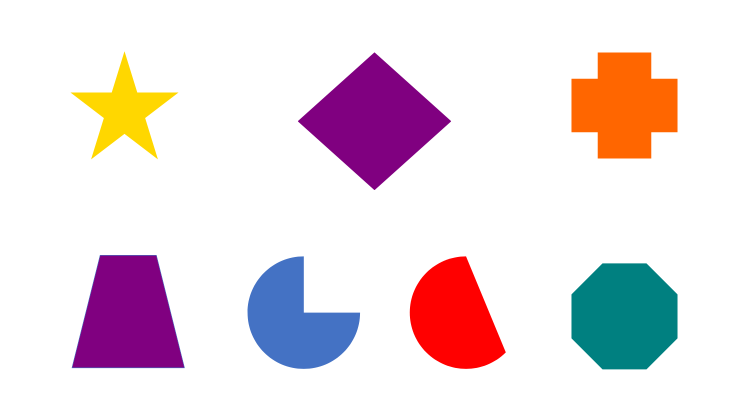
#> input picture images/shapes.png, 1497 x 838 px, found by its file name (shown at 1/2 size)
$ python all_detection.py
#> lines starting #> are read from the running program, lines starting #| are printed output that depends on the picture; after the words box and inside, x2 and y2 are one past the last pixel; in counts of white or black regions, pixels touching at a corner belong together
import cv2
import numpy as np
from picamera2 import Picamera2

# ==========================================
# 1. ARROW DIRECTION HELPER
# ==========================================
# [78 lines left out: functions get_arrow_direction, merge_nearby_contours, not called in this run]


# ==========================================
# 3. GEOMETRY TEMPLATES (Shapes & Arrows)
# ==========================================
reference_files = [
    {
        "filepath": '/home/raspberrypi/line_following_opencv/images/shapes.png',
        "names": ["Star", "Diamond", "Cross", "Trapezoid", "3/4 Semicircle", "Semicircle", "Octagon"]
    },
    {
        "filepath": '/home/raspberrypi/line_following_opencv/images/arrow.png',
        "names": ["Arrow"]
    }
]

geo_templates = []
reference_displays = []
print("\n--- LEARNING REFERENCE SHAPES (GEOMETRY) ---")

for ref_data in reference_files:
    file_path = ref_data["filepath"]
    shape_names = ref_data["names"]

    ref_img = cv2.imread(file_path)
#> ref_img is the input picture: shape (838, 1497, 3); mean B, G, R 225.7, 220.9, 234.8
    if ref_img is None:
        print(f"ERROR: Could not load shape image at {file_path}. Skipping.")
        continue

    print(f"Processing: {file_path}")
    ref_copy = ref_img.copy()

    ref_hsv = cv2.cvtColor(ref_img, cv2.COLOR_BGR2HSV)
#> ref_hsv: shape (838, 1497, 3); mean H, S, V 15.7, 43.8, 241.7
    _, ref_saturation, _ = cv2.split(ref_hsv)
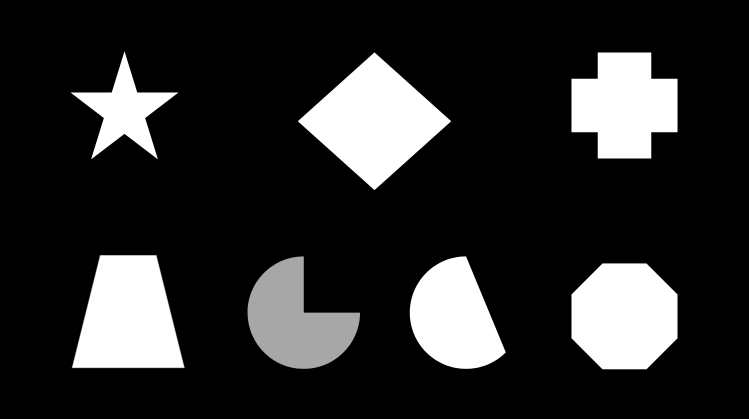
#> ref_saturation: shape (838, 1497) (shown at 1/2 size); min 0, max 255, mean 43.8
    ref_blur = cv2.GaussianBlur(ref_saturation, (15, 15), 0)
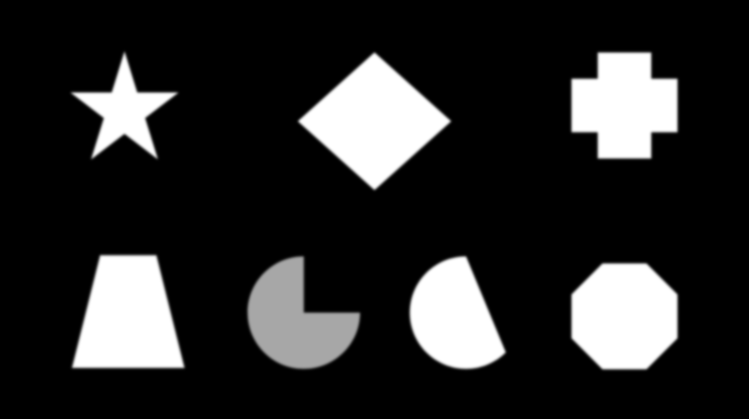
#> ref_blur: shape (838, 1497) (shown at 1/2 size); min 0, max 255, mean 43.8
    _, ref_threshold = cv2.threshold(ref_blur, 50, 255, cv2.THRESH_BINARY)
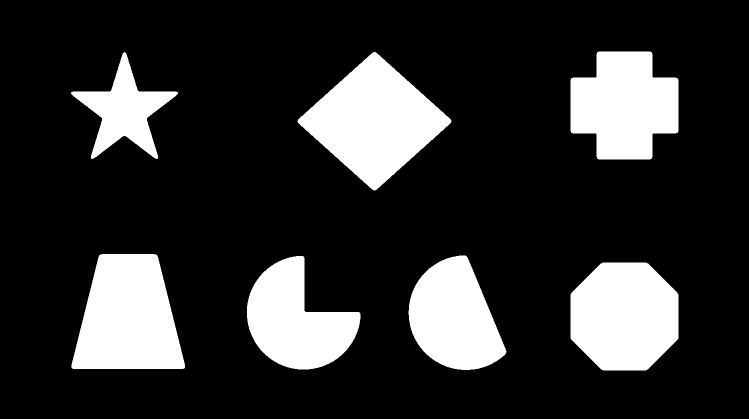
#> ref_threshold: shape (838, 1497) (shown at 1/2 size); 18.9% white; 7 white regions, largest, box (x1, y1, x2, y2) and area: (595, 104, 903, 381) 44060, (143, 508, 370, 738) 39864, (1141, 525, 1357, 741) 38698

    kernel = np.ones((25, 25), np.uint8)
    ref_threshold = cv2.morphologyEx(ref_threshold, cv2.MORPH_CLOSE, kernel)
#> ref_threshold: shape (838, 1497); 18.9% white; 7 white regions

    ref_contours, _ = cv2.findContours(ref_threshold, cv2.RETR_EXTERNAL, cv2.CHAIN_APPROX_SIMPLE)
#> ref_contours = 7 contours; box (x1, y1, x2, y2) and area: (595, 104, 903, 381) 43748, (143, 508, 370, 738) 39468, (1141, 525, 1357, 741) 38392, (1141, 103, 1357, 319) 35357, (494, 512, 721, 739) 30454, (817, 511, 1013, 740) 30447, (142, 104, 356, 318) 16914
    valid_contours = [c for c in ref_contours if 100 < cv2.contourArea(c) < (ref_img.shape[0] * ref_img.shape[1] * 0.9)]
#> valid_contours has the same summary as ref_contours
    valid_contours = sorted(valid_contours, key=lambda c: (cv2.boundingRect(c)[1] // 50, cv2.boundingRect(c)[0]))

    for i, cnt in enumerate(valid_contours):
        name = shape_names[i] if i < len(shape_names) else f"Extra Shape {i}"

        hull = cv2.convexHull(cnt)
        hull_area = cv2.contourArea(hull)
        solidity = cv2.contourArea(cnt) / hull_area if hull_area > 0 else 0

        rect = cv2.minAreaRect(cnt)
        (w, h) = rect[1]
        aspect_ratio = max(w, h) / min(w, h) if min(w, h) > 0 else 0
        rect_area = w * h
        extent = cv2.contourArea(cnt) / rect_area if rect_area > 0 else 0

        perimeter = cv2.arcLength(cnt, True)
        circularity = (4 * np.pi * cv2.contourArea(cnt)) / (perimeter ** 2) if perimeter > 0 else 0

        geo_templates.append({
            "name": name,
            "contour": cnt,
            "solidity": solidity,
            "aspect_ratio": aspect_ratio,
            "circularity": circularity,
            "extent": extent
        })
        print(f"  -> Learned: {name}")

        bx, by, bw, bh = cv2.boundingRect(cnt)
        cv2.rectangle(ref_copy, (bx, by), (bx + bw, by + bh), (255, 0, 0), 2)
        cv2.putText(ref_copy, name, (bx, by - 10), cv2.FONT_HERSHEY_SIMPLEX, 0.6, (255, 0, 0), 2)
#> this loop made 7 passes
#> (name, hull_area, solidity, rect, w, h, aspect_ratio, rect_area) on passes 1 to 7: ('Star', 31567, 0.536, ((248.5, 210.5), (213, 213), -90), 213, 213, 1, 45369), ('Diamond', 44023, 0.994, ((748.5, 242), (209.5, 230.7), -48.01), 209.5, 230.7, 1.1, 48343.5), ('Cross', 40171, 0.88, ((1248.5, 210.5), (215, 215), -90), 215, 215, 1, 46225), ('Trapezoid', 39633, 0.996, ((256, 622.5), (229, 226), -90), 229, 226, 1.01, 51754), ('3/4 Semicircle', 36642.5, 0.831, ((594.8, 636.8), (192.3, 227), -45), 192.3, 227, 1.18, 43656), ('Semicircle', 30664.5, 0.993, ((899.5, 638), (159.9, 229.2), -22.5), 159.9, 229.2, 1.43, 36648), ('Octagon', 38399, 1, ((1248.5, 632.5), (215, 215), -90), 215, 215, 1, 46225)
#|   -> Learned: Star
#|   -> Learned: Diamond
#|   -> Learned: Cross
#|   -> Learned: Trapezoid
#|   -> Learned: 3/4 Semicircle
#|   -> Learned: Semicircle
#|   -> Learned: Octagon
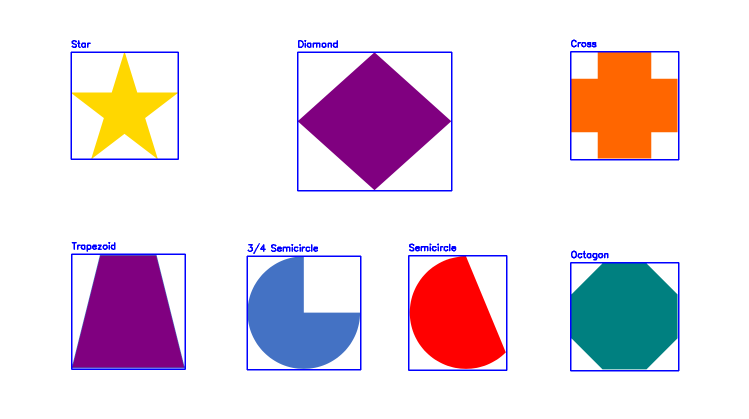
#> ref_copy: shape (838, 1497, 3) (shown at 1/2 size); 1.87% of pixels changed, all inside (x1, y1, x2, y2) = (141, 79, 1359, 743)
#> after the loop, geo_templates = 7 items

    window_name = f"Reference: {file_path.split('/')[-1]}"
    reference_displays.append((window_name, ref_copy))
#> pass 2 of the loop `for ref_data in reference_files:`:
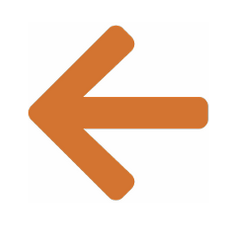
#> input picture images/arrow.png, 248 x 235 px, found by its file name
#> ref_img is the input picture: shape (235, 248, 3); mean B, G, R 215.1, 227.9, 246
#> ref_hsv: shape (235, 248, 3); mean H, S, V 3.3, 37.4, 246
#> ref_saturation: shape (235, 248)
#> ref_blur: shape (235, 248)
#> `ref_threshold = cv2.morphologyEx(ref_threshold, cv2.MORPH_CLOSE, kernel)`:
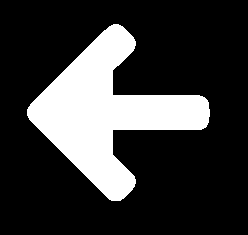
#> ref_threshold: shape (235, 248); 22.2% white; 1 white region
#> ref_contours = 1 contour; box (x1, y1, x2, y2) and area: (27, 24, 210, 201) 12660
#> valid_contours has the same summary as ref_contours
#> the loop `for i, cnt in enumerate(valid_contours):` made 1 pass
#> (name, hull_area, solidity, rect, w, h, aspect_ratio, rect_area) on pass 1: ('Arrow', 18286.5, 0.692, ((120.8, 112.2), (139.3, 140), -45), 139.3, 140, 1.01, 19503)
#> (printed output is left out)
#> after the loop `for i, cnt in enumerate(valid_contours):`: geo_templates = 8 items

print(f"\nSuccessfully learned {len(geo_templates)} geometry templates.")
#| Successfully learned 8 geometry templates.


# ==========================================
# 3. ORB TEMPLATES (Complex Symbols)
# ==========================================
orb = cv2.ORB_create()
bf = cv2.BFMatcher(cv2.NORM_HAMMING, crossCheck=False)
MIN_MATCH_COUNT = 6

symbol_files = [
    {"filepath": '/home/raspberrypi/line_following_opencv/images/symbols/button.jpg',      "name": "Button"},
    {"filepath": '/home/raspberrypi/line_following_opencv/images/symbols/fingerprint.jpg', "name": "Fingerprint"},
    {"filepath": '/home/raspberrypi/line_following_opencv/images/symbols/hazard.jpg',      "name": "Hazard"},
    {"filepath": '/home/raspberrypi/line_following_opencv/images/symbols/qr.jpg',          "name": "QR Code"},
    {"filepath": '/home/raspberrypi/line_following_opencv/images/symbols/recycle.jpg',     "name": "Recycle"}
]

orb_templates = []
print("\n--- LEARNING REFERENCE SYMBOLS (ORB) ---")

for sym_data in symbol_files:
    file_path = sym_data["filepath"]
    name = sym_data["name"]

    sym_img = cv2.imread(file_path, cv2.IMREAD_GRAYSCALE)
    if sym_img is None:
        print(f"ERROR: Could not load symbol image at {file_path}. Skipping.")
        continue

    print(f"Processing: {file_path}")
    kp, des = orb.detectAndCompute(sym_img, None)

    if des is not None:
        orb_templates.append({"name": name, "kp": kp, "des": des})
        print(f"  -> Learned: {name} ({len(kp)} keypoints)")
    else:
        print(f"  -> Failed to find keypoints in {name}")
#> pass 2 of the loop `for sym_data in symbol_files:`:
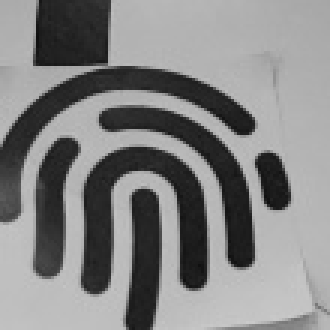
#> input picture images/symbols/fingerprint.jpg, 110 x 110 px, found by its file name (shown 3 times larger)
#> sym_img is the input picture: shape (110, 110); min 14, max 203, mean 132.1
#> kp = 44 keypoints; strongest (x, y, size): (46, 63, 44.6), (47, 64, 37.2), (44, 65, 31), (44, 66, 37.2)
#|   -> Learned: Fingerprint (44 keypoints)

print(f"\nSuccessfully learned {len(orb_templates)} ORB symbol templates.")


# ==========================================
# 4. PICAMERA LIVE FEED
# ==========================================
#> (the run stopped early here; a loop or call above may not have finished)
